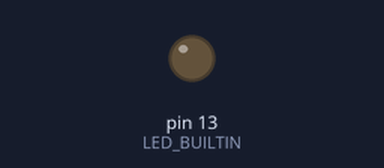
A sketch run on a simulated Arduino Uno, built with avr-gcc and run on an emulated ATmega328P. Shown: output pins drawn as LEDs (lit = HIGH). What the sketch prints to the serial monitor is not drawn.

Above: at 1.6 s.
At 3.0 s:
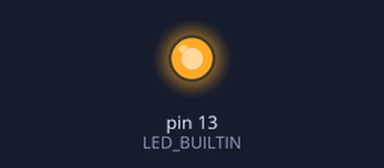
Timing chart, 0 to 13.2 s (numbered marks = the images above):
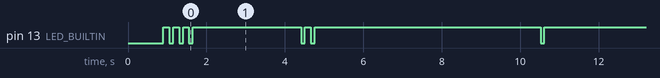

The sketch:

lc-tech-esp01-relay-arduino.ino
```cpp
/*
  LC Technology ESP-01 Relay v2.3 minimal Arduino example.

  This relay board does not connect the relay directly to an ESP8266 GPIO.
  The relay is controlled by the board's own MCU. The ESP-01 normally runs
  Espressif AT firmware, receives TCP data over Wi-Fi, and reports that data
  to the board MCU over UART as +IPD messages.

  This sketch does not use Wi-Fi. It only sends the UART messages that the
  board MCU expects to see from AT firmware, then embeds the relay command
  bytes inside those messages.

  Board setup:
  - Power the relay board from the correct relay voltage.
    For SRD-05VDC-SL-C relay boards, use 5V on IN+ / IN-.
  - Install the TX/RX jumper caps in the normal ESP-01 position.
  - Flash the ESP-01, then remove GPIO0 from GND and reset/power-cycle.

  Relay commands from the vendor documentation:
  - ON/open:  A0 01 01 A2
  - OFF/close: A0 01 00 A1
*/

const byte RELAY_ON[] = {0xA0, 0x01, 0x01, 0xA2};
const byte RELAY_OFF[] = {0xA0, 0x01, 0x00, 0xA1};

void blink(byte count) {
  pinMode(LED_BUILTIN, OUTPUT);

  for (byte i = 0; i < count; i++) {
    digitalWrite(LED_BUILTIN, LOW);
    delay(100);
    digitalWrite(LED_BUILTIN, HIGH);
    delay(150);
  }
}

void sendLine(const char *line) {
  Serial.print("\r\n");
  Serial.print(line);
  Serial.print("\r\n");
  Serial.flush();
}

void sendAtReadyState() {
  // Some board modes wait until AT firmware reports a successful Wi-Fi state.
  // These text events are enough for this relay MCU; no real Wi-Fi is needed.
  sendLine("ready");
  delay(100);
  sendLine("WIFI CONNECTED");
  delay(100);
  sendLine("WIFI GOT IP");
  delay(100);
}

void sendIpdFrame(const byte *payload, size_t length) {
  // Single-connection ESP-AT format: +IPD,<length>:<payload>
  Serial.print("+IPD,");
  Serial.print(length);
  Serial.print(":");
  Serial.write(payload, length);
  Serial.flush();
}

void sendMultiIpdFrame(byte connectionId, const byte *payload, size_t length) {
  // Multi-connection ESP-AT format: +IPD,<id>,<length>:<payload>
  Serial.print("+IPD,");
  Serial.print(connectionId);
  Serial.print(",");
  Serial.print(length);
  Serial.print(":");
  Serial.write(payload, length);
  Serial.flush();
}

void sendRelayCommand(const byte *command, size_t length) {
  // Mimic the AT firmware messages produced when a TCP client connects and
  // sends four relay-control bytes. Sending both +IPD forms covers both board
  // modes observed on LC Technology v2.3 relay boards.
  sendLine("0,CONNECT");
  delay(100);

  sendIpdFrame(command, length);
  delay(100);
  sendMultiIpdFrame(0, command, length);
  delay(100);

  sendLine("0,CLOSED");
}

void setup() {
  Serial.begin(115200);
  delay(500);

  sendAtReadyState();
  blink(3);
}

void loop() {
  blink(1);
  sendAtReadyState();
  sendRelayCommand(RELAY_ON, sizeof(RELAY_ON));
  delay(2000);

  blink(2);
  sendAtReadyState();
  sendRelayCommand(RELAY_OFF, sizeof(RELAY_OFF));
  delay(5000);
}
```

Measured:
- by itself, pin 13 (LED_BUILTIN): HIGH → LOW at 1.1 s, → HIGH 0.10 s later, → LOW 0.15 s later, → HIGH 0.10 s later, … (91 changes in this stretch)
- by itself, everything shown: repeats every 9.0 s, in 6 steps
